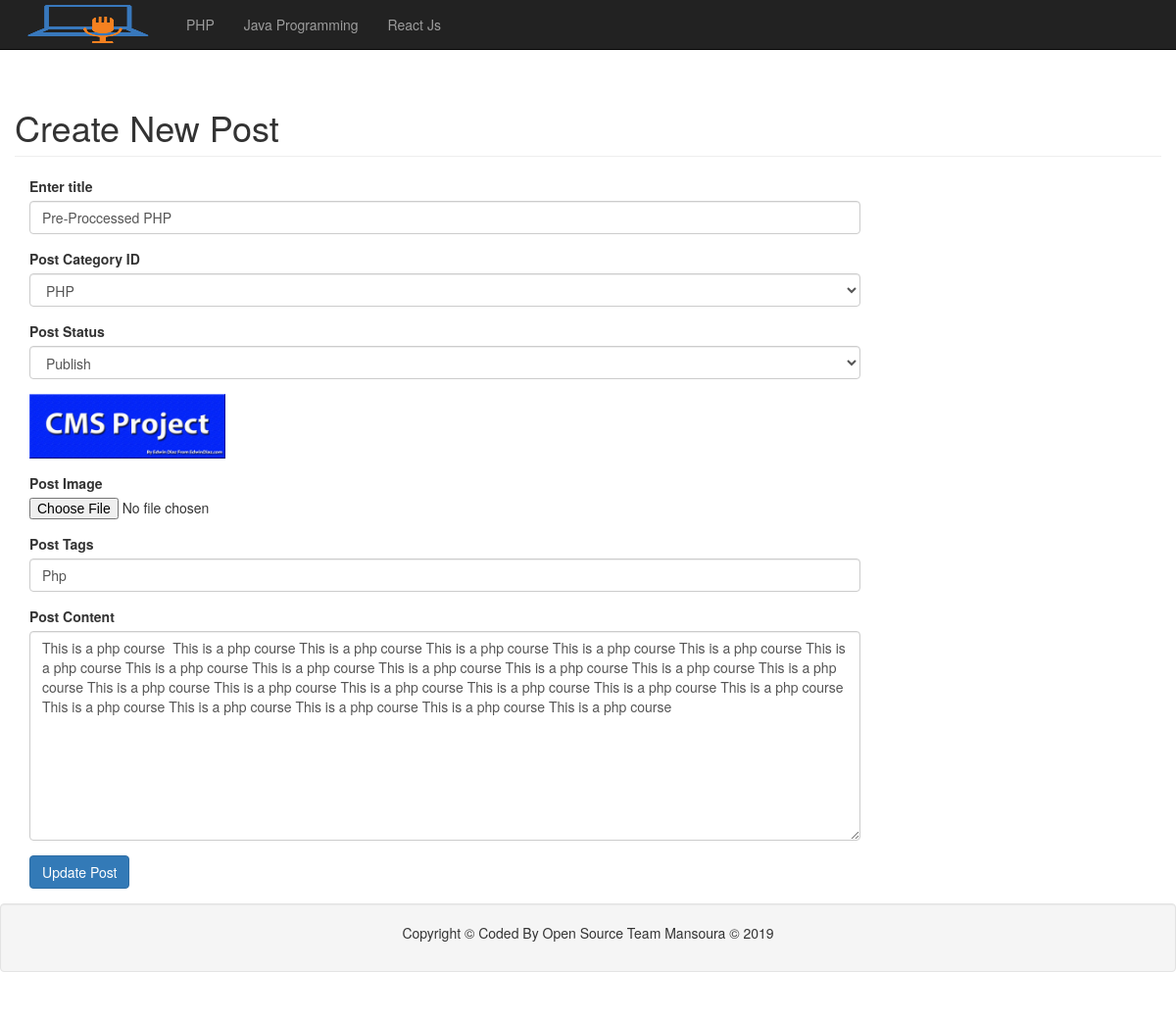
The app's page /edit_posts.php?update=52 (signed in) with its own data.
### tables this page shows
CREATE TABLE `categories` (
  `cat_id` int(3) NOT NULL,
  `cat_title` varchar(32) NOT NULL
);

CREATE TABLE `posts` (
  `post_id` int(3) NOT NULL,
  `post_category_id` int(3) NOT NULL,
  `post_title` varchar(255) NOT NULL,
  `post_user_id` int(11) NOT NULL,
  `post_date` date NOT NULL,
  `post_image` text NOT NULL,
  `post_content` text NOT NULL,
  `post_tags` varchar(255) NOT NULL,
  `post_comment_count` int(11) NOT NULL,
  `post_status` varchar(255) NOT NULL DEFAULT 'Pending',
  `post_views` int(11) NOT NULL
);

### edit_posts.php (the view, shortened to what this page needs)
<?php include "includes/database.php"; ?>
    <?php include "includes/header.php"; ?>
    <div id="wrapper">
        <?php include"includes/navigation.php"; ?>
        <div id="page-wrapper">
            <div class="container-fluid">
                <div class="row">
                    <div class="col-lg-12">
                        <h1 class="page-header">
                            Create New Post
                        </h1>
                    </div>
                    <div class="col-md-12">
<?php
if(isset($_GET['update'])){
    $update_id = $_GET['update'];
    $query = "SELECT * FROM posts WHERE post_id = $update_id ";
    $get_update_data = mysqli_query($connection, $query);
        while($row = mysqli_fetch_assoc($get_update_data))
        {
        $post_title = $row['post_title'];
        $post_category_id = $row['post_category_id'];
        $post_status = $row['post_status'];
        $post_image = $row['post_image'];
        $post_tags = $row['post_tags'];
        $post_content = $row['post_content'];
        }
}
?>
<div class="col-md-9">
<form action="" method="post" enctype="multipart/form-data">
    <div class="form-group">
       <label for="title">Enter title</label>
        <input value="<?php echo $post_title; ?>" type="text" class="form-control" name="title">
    </div>
    <div class="form-group">
       <label for="post_category_id">Post Category ID</label>
        <select class="form-control" name="post_category_id" id="">
            <?php
            $query = "SELECT * FROM categories WHERE cat_id = $post_category_id";
            $get_categories = mysqli_query($connection, $query);
            while($row = mysqli_fetch_assoc($get_categories)){
                $cat_title = $row['cat_title'];
                $cat_id = $row['cat_id'];
                echo "<option value='$cat_id'>{$cat_title}</option>";
            }
            ?>
        </select>
    </div>
    <div class="form-group">
       <label for="post_status">Post Status</label>
       <select name="post_status" class="form-control" id="">
            <option value="<?php echo $post_status; ?>"><?php echo $post_status; ?></option>
        </select>
    </div>
    <div class="form-group">
        <img width="200" src="../images/<?php echo $post_image; ?>" alt="">
    </div>
    <div class="form-group">
       <label for="post_image">Post Image</label>
        <input type="file" name="post_image">
    </div>
    <div class="form-group">
       <label for="post_tags">Post Tags</label>
        <input value="<?php echo $post_tags; ?>" type="text" class="form-control" name="post_tags">
    </div>
    <div class="form-group">
       <label for="post_content">Post Content</label>
        <textarea class="form-control" name="post_content" id="" cols="30" rows="10"><?php echo $post_content; ?></textarea>
    </div>
    <div class="form-group">
        <input type="submit" value="Update Post" class="btn btn-primary" name="update_post">
    </div>
</form>
</div>
    <?php include"includes/footer.php"; ?>

### includes/navigation.php (shortened to what this page needs)
   <nav class="navbar navbar-inverse navbar-fixed-top" role="navigation">
    <div class="container">
        <div class="navbar-header">
            <a class="navbar-brand" id="logo_link" href="index.php"><img id="logo" src="./images/Sanish11.png" height="50" width="50" alt="logo"></a>
        </div>
        <div class="collapse navbar-collapse" id="bs-example-navbar-collapse-1">
            <ul class="nav navbar-nav">
              <?php
                $query = "SELECT * FROM categories";
                $getData = mysqli_query($connection, $query);
                while($row = mysqli_fetch_assoc($getData)){
                    $cat_id = $row['cat_id'];
                    $cat_title = $row['cat_title'];
                    $class_category = '';
                    echo "<li class='$class_category'><a href='./category.php?cat_id=$cat_id'>{$cat_title}</a></li>";
                }
               ?>
            </ul>
        </div>
    </div>
</nav>

### css/style.css (style rules this page uses)
html { font-family: 'Open Sans', sans-serif; }

### css/blog-home.css (style rules this page uses)
body { padding-top: 70px; }

### includes/navigation.php (style rules this page uses)
#logo { width: 150px; margin-right: 10px; }
#logo_link { padding:0; }

### records on screen
categories: cat_title "PHP"
categories: cat_title "Java Programming"
categories: cat_title "React Js"
posts: title "Pre-Proccessed PHP", post_status "Publish", post_image (picture), post_tags "Php", post_content "This is a php course This is a php course This is a php course This is a php course This is a php course This is a php course This is a php course This is a php course This is a php course This is a php course This is a php course This is a php course This is a php course This is a php course This is a php course This is a php course This is a php course This is a php course This is a php course This is a php course This is a php course This is a php course This is a php course This is a php course"

### other values on screen
form field post_category_id "PHP"
